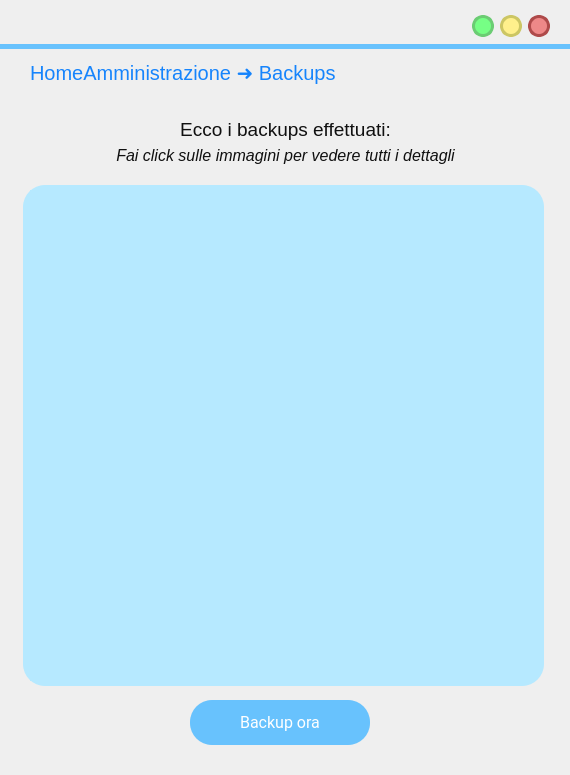
<?xml version="1.0" encoding="UTF-8"?>
<ui version="4.0">
 <class>MainWindow</class>
 <widget class="QMainWindow" name="MainWindow">
  <property name="geometry">
   <rect>
    <x>0</x>
    <y>0</y>
    <width>570</width>
    <height>775</height>
   </rect>
  </property>
  <property name="windowTitle">
   <string>MainWindow</string>
  </property>
  <property name="styleSheet">
   <string notr="true"/>
  </property>
  <widget class="QWidget" name="centralwidget">
   <widget class="QLabel" name="label">
    <property name="geometry">
     <rect>
      <x>0</x>
      <y>44</y>
      <width>641</width>
      <height>5</height>
     </rect>
    </property>
    <property name="styleSheet">
     <string notr="true">background-color:rgb(104, 194, 253);</string>
    </property>
    <property name="text">
     <string/>
    </property>
   </widget>
   <widget class="QPushButton" name="reduceButton">
    <property name="geometry">
     <rect>
      <x>472</x>
      <y>15</y>
      <width>22</width>
      <height>22</height>
     </rect>
    </property>
    <property name="sizePolicy">
     <sizepolicy hsizetype="Fixed" vsizetype="Fixed">
      <horstretch>0</horstretch>
      <verstretch>0</verstretch>
     </sizepolicy>
    </property>
    <property name="minimumSize">
     <size>
      <width>22</width>
      <height>22</height>
     </size>
    </property>
    <property name="maximumSize">
     <size>
      <width>24</width>
      <height>24</height>
     </size>
    </property>
    <property name="cursor">
     <cursorShape>PointingHandCursor</cursorShape>
    </property>
    <property name="styleSheet">
     <string notr="true">QPushButton{
 background-color:#76ff85;
 border-style: solid;
 border-radius:11px;
font: 18pt &quot;Candara&quot;;
border-color:#6bcc73;
border-width:3;
}

QPushButton::pressed{
	background-color : white;
	border-color:#6bcc73;
	border-width:3;
}
</string>
    </property>
    <property name="text">
     <string/>
    </property>
   </widget>
   <widget class="QPushButton" name="exitButton">
    <property name="geometry">
     <rect>
      <x>528</x>
      <y>15</y>
      <width>22</width>
      <height>22</height>
     </rect>
    </property>
    <property name="sizePolicy">
     <sizepolicy hsizetype="Fixed" vsizetype="Fixed">
      <horstretch>0</horstretch>
      <verstretch>0</verstretch>
     </sizepolicy>
    </property>
    <property name="minimumSize">
     <size>
      <width>22</width>
      <height>22</height>
     </size>
    </property>
    <property name="maximumSize">
     <size>
      <width>24</width>
      <height>24</height>
     </size>
    </property>
    <property name="cursor">
     <cursorShape>PointingHandCursor</cursorShape>
    </property>
    <property name="styleSheet">
     <string notr="true">QPushButton{
 background-color:#ee8888;
 border-style: solid;
 border-radius:11px;
font: 18pt &quot;Candara&quot;;
border-color:#ae4a4a;
border-width:3;
}

QPushButton::pressed{
	background-color : white;
	border-color:#ae4a4a;
	border-width:3;
}
</string>
    </property>
    <property name="text">
     <string/>
    </property>
   </widget>
   <widget class="QPushButton" name="maximizeButton">
    <property name="geometry">
     <rect>
      <x>500</x>
      <y>15</y>
      <width>22</width>
      <height>22</height>
     </rect>
    </property>
    <property name="sizePolicy">
     <sizepolicy hsizetype="Fixed" vsizetype="Fixed">
      <horstretch>0</horstretch>
      <verstretch>0</verstretch>
     </sizepolicy>
    </property>
    <property name="minimumSize">
     <size>
      <width>20</width>
      <height>20</height>
     </size>
    </property>
    <property name="maximumSize">
     <size>
      <width>24</width>
      <height>24</height>
     </size>
    </property>
    <property name="cursor">
     <cursorShape>PointingHandCursor</cursorShape>
    </property>
    <property name="styleSheet">
     <string notr="true">QPushButton{
 background-color:#fff08c	;
 border-style: solid;
 border-radius:11px;
font: 18pt &quot;Candara&quot;;
border-color:#ccc664;
border-width:3;
}

QPushButton::pressed{
	background-color : white;
	border-color:#ccc664;
	border-width:3;
}
</string>
    </property>
    <property name="text">
     <string/>
    </property>
   </widget>
   <widget class="QLabel" name="previousLabel">
    <property name="geometry">
     <rect>
      <x>510</x>
      <y>60</y>
      <width>36</width>
      <height>36</height>
     </rect>
    </property>
    <property name="font">
     <font>
      <family>Lato Light</family>
      <pointsize>18</pointsize>
      <weight>50</weight>
      <italic>false</italic>
      <bold>false</bold>
     </font>
    </property>
    <property name="cursor">
     <cursorShape>PointingHandCursor</cursorShape>
    </property>
    <property name="autoFillBackground">
     <bool>false</bool>
    </property>
    <property name="styleSheet">
     <string notr="true">background-color: rgba(255, 255, 255,0);</string>
    </property>
    <property name="text">
     <string/>
    </property>
    <property name="pixmap">
     <pixmap resource="res/res.qrc">:/icons/arrow_back_FILL1_wght700_GRAD200_opsz48_risultato.png</pixmap>
    </property>
    <property name="scaledContents">
     <bool>true</bool>
    </property>
   </widget>
   <widget class="QLabel" name="titoloLabel">
    <property name="geometry">
     <rect>
      <x>30</x>
      <y>57</y>
      <width>461</width>
      <height>31</height>
     </rect>
    </property>
    <property name="styleSheet">
     <string notr="true">font-size: 20px;
text-align: left;
background-color: rgba(255, 255, 255,0);
color: #1684FC;
font: 16pt &quot;Lato&quot;;</string>
    </property>
    <property name="text">
     <string>HomeAmministrazione ➜ Backups</string>
    </property>
   </widget>
   <widget class="QLabel" name="titoloLabel_3">
    <property name="geometry">
     <rect>
      <x>20</x>
      <y>140</y>
      <width>531</width>
      <height>31</height>
     </rect>
    </property>
    <property name="layoutDirection">
     <enum>Qt::RightToLeft</enum>
    </property>
    <property name="styleSheet">
     <string notr="true">left: 802px;
top: 386px;
width: 307px;
height: 19px;
color: rgba(16, 16, 16);
background-color: rgba(255, 255, 255,0);

</string>
    </property>
    <property name="text">
     <string>&lt;html&gt;&lt;head/&gt;&lt;body&gt;&lt;p&gt;&lt;span style=&quot; font-size:12pt; font-style:italic;&quot;&gt;Fai click sulle immagini per vedere tutti i dettagli&lt;/span&gt;&lt;/p&gt;&lt;/body&gt;&lt;/html&gt;</string>
    </property>
    <property name="alignment">
     <set>Qt::AlignCenter</set>
    </property>
   </widget>
   <widget class="QLabel" name="titoloLabel">
    <property name="geometry">
     <rect>
      <x>20</x>
      <y>114</y>
      <width>531</width>
      <height>31</height>
     </rect>
    </property>
    <property name="styleSheet">
     <string notr="true">left: 849px;
background-color: rgba(255, 255, 255,0);
top: 359px;
width: 212px;
height: 24px;
color: rgba(16, 16, 16);
font-size: 20px;
text-align: center;

</string>
    </property>
    <property name="text">
     <string>&lt;html&gt;&lt;head/&gt;&lt;body&gt;&lt;p&gt;&lt;span style=&quot; font-size:14pt;&quot;&gt;Ecco i backups effettuati:&lt;/span&gt;&lt;/p&gt;&lt;/body&gt;&lt;/html&gt;</string>
    </property>
    <property name="alignment">
     <set>Qt::AlignCenter</set>
    </property>
   </widget>
   <widget class="QPushButton" name="pushButton">
    <property name="geometry">
     <rect>
      <x>190</x>
      <y>700</y>
      <width>180</width>
      <height>45</height>
     </rect>
    </property>
    <property name="font">
     <font>
      <family>Lato</family>
      <pointsize>14</pointsize>
      <weight>50</weight>
      <italic>false</italic>
      <bold>false</bold>
     </font>
    </property>
    <property name="cursor">
     <cursorShape>PointingHandCursor</cursorShape>
    </property>
    <property name="autoFillBackground">
     <bool>false</bool>
    </property>
    <property name="styleSheet">
     <string notr="true">


QPushButton{
left: 863px;
top: 820px;
width: 183px;
height: 44px;
color: rgba(255, 255, 255, 100);
font-size: 16px;
font-family: Roboto;
background-color:rgb(104, 194, 253);
 border-style: solid;
 border-radius:22px;
color: rgb(255, 255, 255);
font: 14pt &quot;Lato&quot;;
}

QPushButton::hover{


	border-color : rgb(15, 138, 204);
	color: white;
border-width:0;
}

QPushButton::pressed{
	border-color:rgb(104, 194, 253);
	border-width:4;
	background-color : white;
	color:rgb(104, 194, 253);
}
</string>
    </property>
    <property name="text">
     <string>Backup ora</string>
    </property>
   </widget>
   <widget class="QLabel" name="immagineLabel">
    <property name="geometry">
     <rect>
      <x>23</x>
      <y>185</y>
      <width>521</width>
      <height>501</height>
     </rect>
    </property>
    <property name="sizePolicy">
     <sizepolicy hsizetype="Fixed" vsizetype="Fixed">
      <horstretch>0</horstretch>
      <verstretch>0</verstretch>
     </sizepolicy>
    </property>
    <property name="styleSheet">
     <string notr="true">left: 737px;
top: 416px;
width: 436px;
height: 377px;
line-height: 20px;
border-radius: 22px;
background-color: rgba(182, 233, 255);
text-align: center;</string>
    </property>
    <property name="text">
     <string/>
    </property>
    <property name="scaledContents">
     <bool>true</bool>
    </property>
    <property name="alignment">
     <set>Qt::AlignCenter</set>
    </property>
    <property name="margin">
     <number>10</number>
    </property>
    <property name="indent">
     <number>10</number>
    </property>
   </widget>
   <widget class="QScrollArea" name="scrollArea">
    <property name="geometry">
     <rect>
      <x>30</x>
      <y>190</y>
      <width>501</width>
      <height>491</height>
     </rect>
    </property>
    <property name="styleSheet">
     <string notr="true">QWidget{
background:rgb(255, 255, 255);
border-radius:0px;
border-color:#b6e9ff;
border-style: solid;
border-width:7;
}


QScrollArea{
border-width:0px;
border-radius: 22px;
background-color: rgba(255, 255, 255, 255);
}

QScrollBar{
border-width:0px;
	border-radius:4px;
background-color: rgba(255, 255, 255, 255);

}


/* VERTICAL SCROLLBAR */
 QScrollBar:vertical {
	border: none;
    width: 14px;
    margin: 0px 0 0px 0;
	border-radius: 7px;
margin: 0px 0px 0px 0px;

 }

/*  HANDLE BAR VERTICAL */
QScrollBar::handle:vertical {	
	background-color:#68C2FD;
	min-height: 30px;	
	border-radius: 7px;

}
QScrollBar::handle:vertical:hover{	
	background-color:#A6E4FF;
}
QScrollBar::handle:vertical:pressed {	
	background-color: #5AA7D9;
}

/* BTN TOP - SCROLLBAR */
QScrollBar::sub-line:vertical {
	background-color: rgb(255, 255, 255);
	border-radius: 7px;
}
QScrollBar::sub-line:vertical:hover {	
	background-color:#68C2FD;
}
QScrollBar::sub-line:vertical:pressed {	
	background-color: #5AA7D9;
}

/* BTN BOTTOM - SCROLLBAR  */
QScrollBar::add-line:vertical {

	background-color: rgb(255, 255, 255);
	border-radius: 7px;

}
QScrollBar::add-line:vertical:hover {	
	background-color:rgb(255, 255, 255)
}
QScrollBar::add-line:vertical:pressed {	
	background-color:rgb(255, 255, 255)
}

/* RESET ARROW  */
QScrollBar::up-arrow:vertical, QScrollBar::down-arrow:vertical {
	background: none;
}
QScrollBar::add-page:vertical, QScrollBar::sub-page:vertical {
	background: none;
} 


/* HORIZONTAL SCROLLBAR - HOMEWORK */
QScrollBar:horizontal {
   
}
QScrollBar::handle:horizontal {
    
}
QScrollBar::add-line:horizontal {
    
}
QScrollBar::sub-line:horizontal {
    
}
QScrollBar::up-arrow:horizontal, QScrollBar::down-arrow:horizontal
{

}
QScrollBar::add-page:horizontal, QScrollBar::sub-page:horizontal
{

}



</string>
    </property>
    <property name="horizontalScrollBarPolicy">
     <enum>Qt::ScrollBarAlwaysOff</enum>
    </property>
    <property name="widgetResizable">
     <bool>true</bool>
    </property>
    <widget class="QWidget" name="scrollAreaWidgetContents">
     <property name="geometry">
      <rect>
       <x>0</x>
       <y>0</y>
       <width>501</width>
       <height>491</height>
      </rect>
     </property>
     <property name="styleSheet">
      <string notr="true">border-width:0px;
border-radius: 0px;
background-color: #b6e9ff;</string>
     </property>
     <layout class="QVBoxLayout" name="verticalLayout">
      <property name="spacing">
       <number>12</number>
      </property>
      <property name="leftMargin">
       <number>18</number>
      </property>
     </layout>
    </widget>
   </widget>
   <zorder>immagineLabel</zorder>
   <zorder>label</zorder>
   <zorder>reduceButton</zorder>
   <zorder>exitButton</zorder>
   <zorder>maximizeButton</zorder>
   <zorder>previousLabel</zorder>
   <zorder>titoloLabel</zorder>
   <zorder>titoloLabel_3</zorder>
   <zorder>titoloLabel</zorder>
   <zorder>pushButton</zorder>
   <zorder>scrollArea</zorder>
  </widget>
 </widget>
 <resources>
  <include location="res.qrc"/>
  <include location="res/res.qrc"/>
 </resources>
 <connections/>
</ui>
